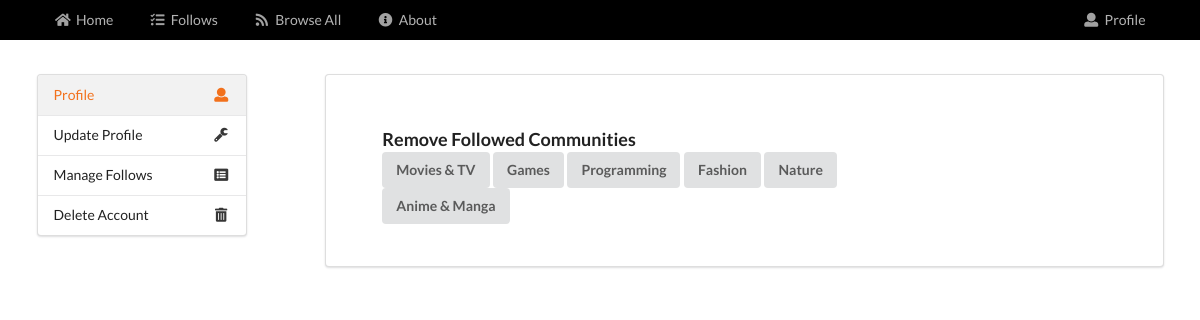
The page /view/profile.php?uname=mubin on the database its author committed.
### tables this page shows
CREATE TABLE `communities` (
  `community_id` int(11) NOT NULL,
  `community_name` varchar(50) NOT NULL,
  `description` varchar(250) NOT NULL
);

### view/templates/followview.php (the view)
<div class="eleven wide column">
    <div class="ui header">Remove Followed Communities</div>
    <div class="ui row grid container">
        <?php
            $sql = "SELECT
                        c.community_name  as comname, c.community_id as comid
                    FROM `communities` c
                    INNER JOIN `followed_communities` f
                        ON ( c.community_id = f.community_id )
                    WHERE f.follower_id = ( SELECT u.user_id
                                            FROM `users` u
                                            WHERE u.username = '$username')";
            $follows = mysqli_query( $connection, $sql ) or die("Failed to execute query");
            if ( mysqli_num_rows( $follows ) > 0 ) {
                while ($rows = $follows->fetch_array()) {
                    echo "<button class=\"ui button\" onclick='location.href=\"../controllers/updates/followprofile.php?uname=$username&comid=$rows[comid]&stat=Unfollow\"'> $rows[comname] </button>";
                }
            }
        ?>
    </div>
</div>

### rows shown on the page
communities: community_name "Movies & TV"
communities: community_name "Games"
communities: community_name "Programming"
communities: community_name "Fashion"
communities: community_name "Nature"
communities: community_name "Anime & Manga"
